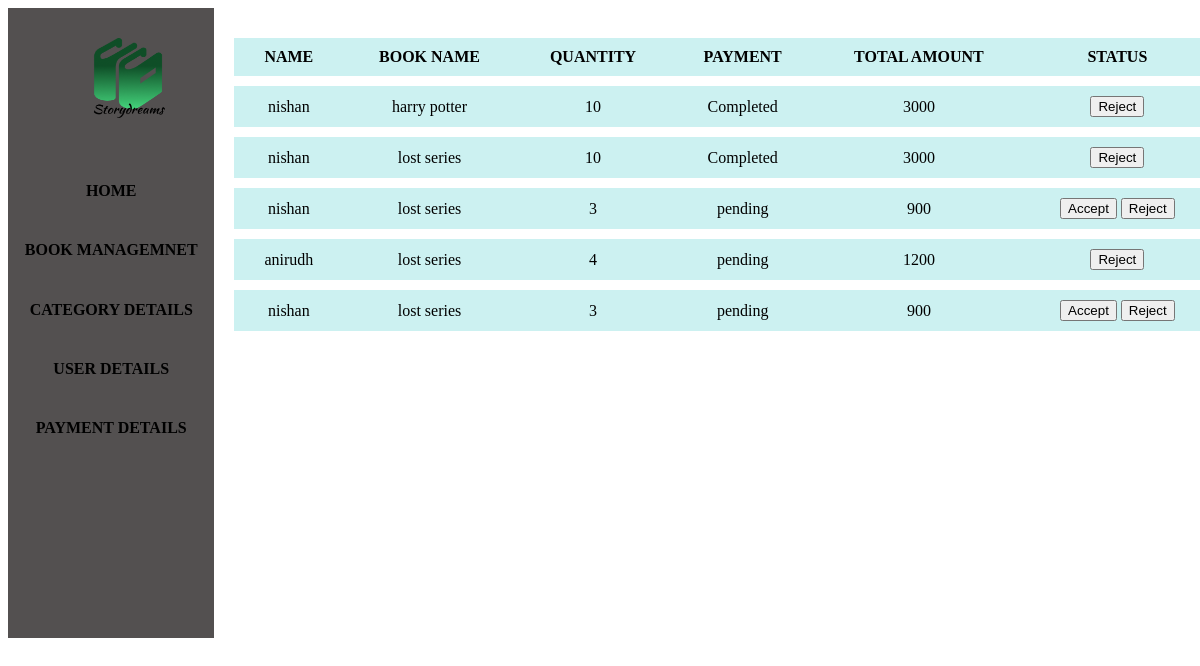
The app's page /booking_list, older data.
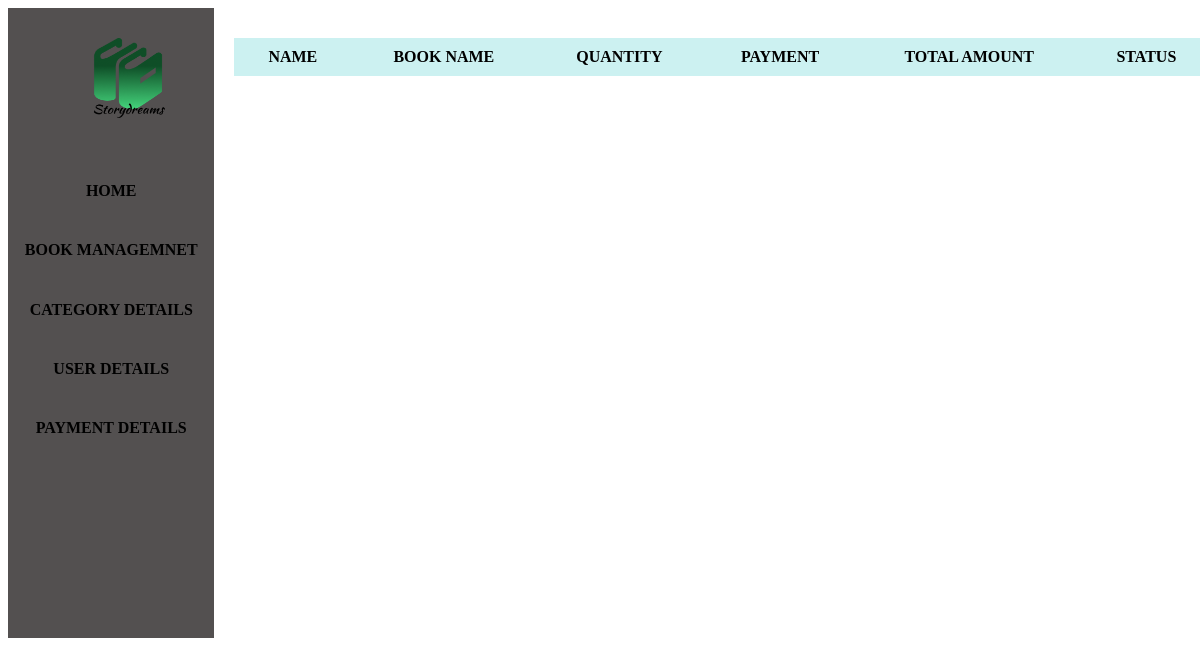
The same page, newer data.
### myapp/models.py (models this page shows)
class booking(models.Model):
    user_id=models.ForeignKey(CustomUser,on_delete=models.CASCADE)
    book_id=models.ForeignKey(book,on_delete=models.CASCADE)
    quantity=models.IntegerField()
    status=models.CharField(max_length=100,null=True,blank=True,default='pending')
    payment=models.CharField(max_length=100,null=True,blank=True,default='pending')
    total_amount=models.IntegerField()

class CustomUser(AbstractUser):
    phone_number=models.IntegerField(null=True,blank=True)
    def __str__(self):
        return self.username

class book(models.Model):
    name=models.CharField(max_length=100)
    quantity=models.IntegerField()
    category=models.ForeignKey(category,on_delete=models.CASCADE)
    publisher=models.CharField(max_length=100)
    published_date=models.DateField()
    price=models.IntegerField(null=True)
    auther=models.CharField(max_length=100,null=True)
    image=models.FileField()
    def __str__(self):
        return self.name

### myapp/views.py (the view)
# urls.py: path('booking_list',views.booking_list,name='booking_list'),
def booking_list(request):
    data=booking.objects.all()
    return render(request,"booking_list.html",{'datas':data})

### templates/booking_list.html (shortened to what this page needs)
<!DOCTYPE html>
<html lang="en">
<head>
    {% load static %}
</head>
<body>
    <div class="container">
        <div class="main">
            <img src="{% static 'image1/storydreamicon.png' %}" alt="storydreamicon">
            <a href="{% url 'adminhome' %}"><h4 style="margin-top: 50px;">HOME</h4></a>
            <a href="{% url 'bookdetails' %}"><h4>BOOK MANAGEMNET</h4></a>
            <a href="{% url 'categorydetail' %}"><h4>CATEGORY DETAILS</h4></a>
            <a href="{% url 'userdetail' %}"><h4>USER DETAILS</h4></a>
            <a href="{% url 'booking_list' %}"><h4>PAYMENT DETAILS</h4></a>
        </div>
    <div class="sub">
    <table border="2">
    <tr>
        <th>NAME</th>
        <th>BOOK NAME</th>
        <th>QUANTITY</th>
        <th>PAYMENT</th>
        <th>TOTAL AMOUNT</th>
        <th>STATUS</th>
    </tr>
    {% for i in datas %}
    <tr>
        <td>{{i.user_id}}</td>
        <td>{{i.book_id}}</td>
        <td>{{i.quantity}}</td>
        <td>{{i.payment}}</td>
        <td>{{i.total_amount}}</td>
        <td>
            <form action="{% url 'statusing' id=i.id %}" method="post">
            {% if i.status == 'pending' %}
            <input type="submit" value="Accept" name="status">
            <input type="submit" value="Reject" name="status" >
            {% elif i.status == 'Accept' %}
            <input type="submit" value="Reject" name="status">
            {% elif i.status == 'Reject' %}
            <input type="submit" value="Accept" name="status">
            {% endif %}
            </form>
        </td>
    </tr>
    {% endfor %}
    </table>
    </div>
    </div>
</body>
</html>

Row changes from the older to the newer data that the page shows:
removed booking: user_id "nishan", book_id "harry potter", quantity "10", payment "Completed", total_amount "3000"
removed booking: user_id "nishan", book_id "lost series", quantity "10", payment "Completed", total_amount "3000"
removed booking: user_id "nishan", book_id "lost series", quantity "3", payment "pending", total_amount "900"
removed booking: user_id "anirudh", book_id "lost series", quantity "4", payment "pending", total_amount "1200"
removed booking: user_id "nishan", book_id "lost series", quantity "3", payment "pending", total_amount "900"
